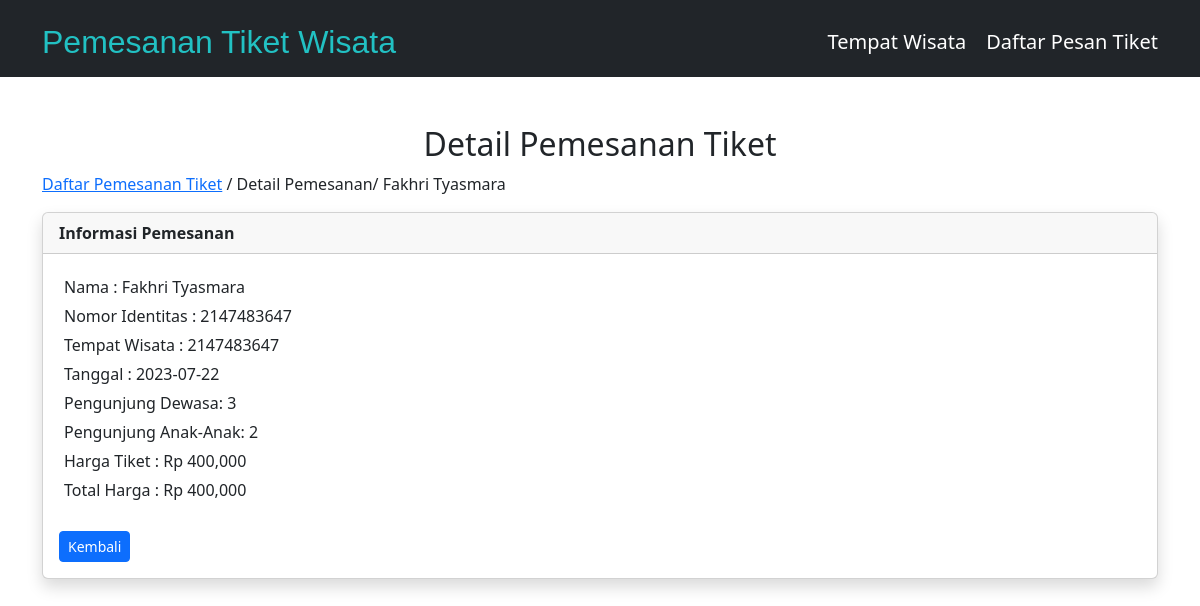
Page /detail.php?id=14 on the committed database.
### tables this page shows
CREATE TABLE `pesantiket` (
  `id` int(11) NOT NULL,
  `nama` varchar(400) NOT NULL,
  `nomoridentitas` int(11) NOT NULL,
  `nohp` int(11) NOT NULL,
  `tempatwisata` varchar(1000) NOT NULL,
  `tanggal` date NOT NULL,
  `dewasa` int(11) NOT NULL,
  `anakanak` int(11) NOT NULL,
  `hargatiket` varchar(1000) NOT NULL,
  `total` varchar(400) NOT NULL
);

### config.php (called while the page is built, shortened)
<?php
function koneksi()
{
	$conn = mysqli_connect("localhost", "root", "", "jwd") or die("koneksi gagal");
	return $conn;
}
function query($query)
{
	$conn = koneksi();
	$result = mysqli_query($conn, $query);
	$rows = array();
	while ($row = mysqli_fetch_assoc($result)) {
		$rows[] = $row;
	}
	return $rows;
}
?>

### detail.php (the view, shortened to what this page needs)
<?php
include "config.php";
?>
<!DOCTYPE html>
<html lang="en">
<head>
    <link href="https://cdn.jsdelivr.net/npm/bootstrap@5.3.0/dist/css/bootstrap.min.css" rel="stylesheet">
    <link rel="stylesheet" href="https://cdnjs.cloudflare.com/ajax/libs/font-awesome/4.7.0/css/font-awesome.min.css">
    <link rel="stylesheet" href="https://cdn.datatables.net/1.11.5/css/jquery.dataTables.min.css">
</head>
<body>
    <nav class="navbar navbar-expand bg-dark">
        <div class="container">
            <a href="index.php" style="text-decoration: none;">
                <h2 style="font-family: 'Trebuchet MS', 'Lucida Sans Unicode', 'Lucida Grande', 'Lucida Sans', Arial, sans-serif; color:rgb(34,193,195); margin-top: 15px">
                    Pemesanan Tiket Wisata</h2>
            </a>
            <ul class="navbar-nav ms-auto">
                <li style="margin-right: 20px; margin-top: 15px;">
                    <a href="tempatwisata.php" style="text-decoration: none; color:white; ">
                        <h5>Tempat Wisata</h5>
                    </a>
                </li>
                <li style="margin-top: 15px;">
                    <a href="" style="text-decoration: none; color:white;">
                        <h5>Daftar Pesan Tiket</h5>
                    </a>
                </li>
            </ul>
        </div>
    </nav>
    <section>
        <div class="container">
            <h2 class="mt-5 text-center">Detail Pemesanan Tiket</h2>
            <?php
            $id = $_GET["id"];
            $tiket = query("SELECT * FROM pesantiket WHERE id = $id");
            foreach ($tiket as $row) :
            ?>
                <div>
                    <p><a href="pengiriman.php">Daftar Pemesanan Tiket</a> / Detail Pemesanan/ <?php echo $row["nama"] ?></p>
                    <div class="card shadow mb-5">
                        <div class="card-header">
                            <p class="fw-bold" style="margin: 0px;">Informasi Pemesanan</p>
                        </div>
                        <div class="card-body">
                            <p style="margin: 5px;">Nama : <?php echo $row["nama"]; ?></p>
                            <p style="margin: 5px;">Nomor Identitas : <?php echo $row["nomoridentitas"]; ?></p>
                            <p style="margin: 5px;">Tempat Wisata : <?php echo $row["nohp"]; ?></p>
                            <p style="margin: 5px;">Tanggal : <?php echo $row["tanggal"]; ?></p>
                            <p style="margin: 5px;">Pengunjung Dewasa: <?php echo $row["dewasa"]; ?></p>
                            <p style="margin: 5px;">Pengunjung Anak-Anak: <?php echo  $row["anakanak"]; ?></p>
                            <p style="margin: 5px;">Harga Tiket : <?php echo  $row["total"]; ?> </p>
                            <p style="margin: 5px;">Total Harga : <?php echo  $row["total"]; ?> </p>
                            <a href="daftarpesantiket.php?id=<?php echo $row['id']; ?>" class="btn btn-primary btn-sm text-white mt-4">Kembali</a>
                        </div>
                    </div>
                </div>
            <?php
            endforeach; ?>
        </div>
    </section>
</body>
</html>

### rows in the picture
pesantiket: nama "Fakhri Tyasmara", nomoridentitas "2147483647", nohp "2147483647", tanggal "2023-07-22", dewasa "3", anakanak "2", total "Rp 400,000"
